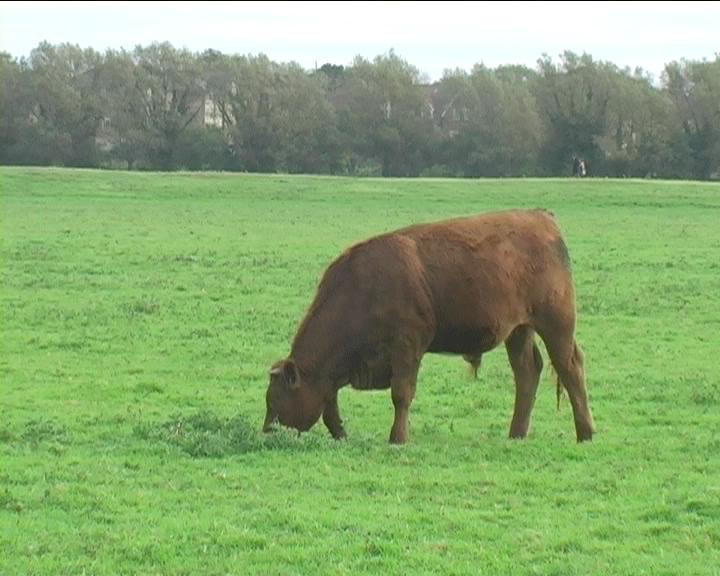
#> input picture images/cow.ppm, 720 x 576 px, found by its file name
$ python brush_multicut.py
#> lines starting #> are read from the running program, lines starting #| are printed output that depends on the picture
import cv2
import numpy as np
import maxflow
from typing import Tuple, List, Dict
import os


class MultiLabelGraphCut:
    DEFAULT_VAL = -1
    SEEDS = 0
    SEGMENTED = 1

    def __init__(self, filename: str, num_labels=3):
#> called with filename = 'images/cow.ppm', num_labels = 4
        self.image = cv2.imread(filename)
#> self.image is the input picture: shape (576, 720, 3); mean B, G, R 114.6, 167.7, 136.9
        if self.image is None:
            raise ValueError("Unable to load image.")

        self.graph = np.full(self.image.shape[:2], self.DEFAULT_VAL, dtype=np.int32)
        self.seed_overlay = np.zeros_like(self.image)
        self.segment_overlay = np.zeros_like(self.image)
        self.mask = np.full(self.image.shape[:2], -1, dtype=np.int32)

        self.labels = list(range(1, num_labels + 1))
        self.seed_points: Dict[int, List[Tuple[int, int]]] = {
            label: [] for label in self.labels
        }
        self.current_overlay = self.SEEDS
        self.current_label = 1

        self.label_colors = {
            1: (0, 255, 0),
            2: (0, 0, 255),
            3: (255, 0, 0),
            4: (255, 255, 0),
            5: (0, 255, 255),
        }

    # [15 lines left out: functions add_seed, reset_seeds, not called in this run]

    def get_node_index(self, x: int, y: int, width: int) -> int:
        return y * width + x

    # [6 lines of commented-out code are left out]

    # [108 lines left out: functions unary_cost, pairwise_cost, alpha_expansion, not called in this run]


class BrushCut:
    def __init__(self, filename: str, num_labels=3):
        if not os.path.exists(filename):
            raise ValueError("Image File not found.")

        self.graphcut = MultiLabelGraphCut(filename, num_labels)
        self.base_image = self.graphcut.image.copy()
        self.mode = 1  # Default to first label
        self.started_click = False

    def run(self):
        window_name = "Multi-Label Segmentation with Graph Cut"
        cv2.namedWindow(window_name)
        cv2.setMouseCallback(window_name, self.handle_users_seed)

        print(
            "Press 'c' to clear seeds, 'g' to segment, '1-5' to change label, 'Esc' to exit."
        )

        while True:
            if self.graphcut.current_overlay == self.graphcut.SEEDS:
                overlay = self.graphcut.seed_overlay
            else:
                overlay = self.graphcut.segment_overlay

            display = cv2.addWeighted(self.base_image, 0.7, overlay, 0.5, 0.1)
            cv2.imshow(window_name, display)
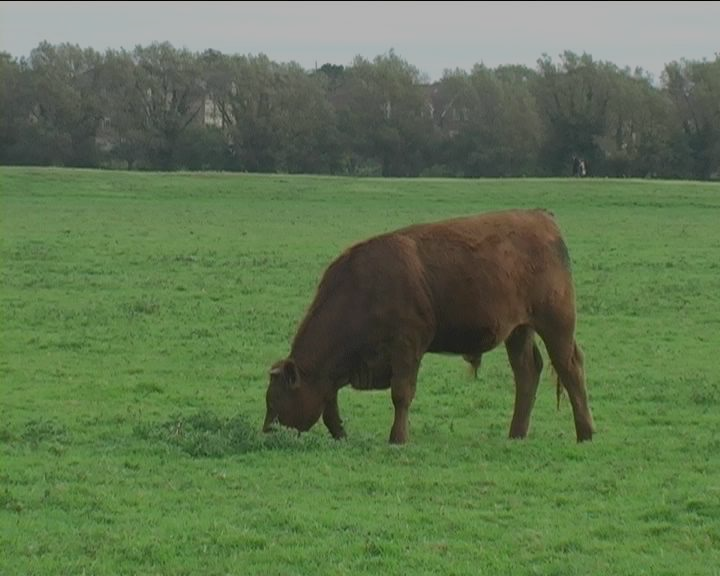
#> window 'Multi-Label Segmentation with ': shape (576, 720, 3); mean B, G, R 80.4, 117.5, 95.9

            key = cv2.waitKey(20) & 0xFF
#> (key Esc is pressed here)
            if key == 27:  # Esc key
                break

            elif ord("1") <= key <= ord("5"):
                self.mode = int(chr(key))
                print(f"Switched to label {self.mode}")

            elif key == ord("g"):
                self.graphcut.alpha_expansion()
                self.graphcut.current_overlay = self.graphcut.SEGMENTED

            elif key == ord("c"):
                self.graphcut.reset_seeds()
                self.graphcut.current_overlay = self.graphcut.SEEDS

        cv2.destroyAllWindows()

    # [10 lines left out: function handle_users_seed, not called in this run]


if __name__ == "__main__":
    brushcut = BrushCut("images/cow.ppm", num_labels=4)
    brushcut.run()

$ run again, with images/garden.ppm copied over images/cow.ppm
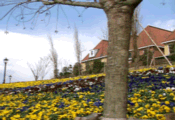
#> input picture images/garden.ppm, 175 x 120 px, found by its file name
#> in __init__, self.image is the input picture: shape (120, 175, 3); mean B, G, R 125.9, 139.8, 142.9
#> in run, `cv2.imshow(window_name, display)`:
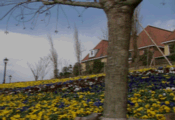
#> window 'Multi-Label Segmentation with ': shape (120, 175, 3); mean B, G, R 88.3, 98, 100.1

$ run again, with images/Alpha_exp.png saved as images/cow.ppm
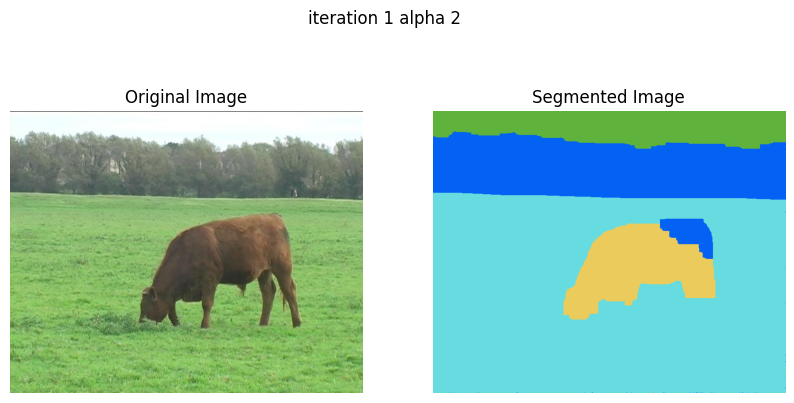
#> input picture images/Alpha_exp.png, 794 x 403 px, found by its file name
#> in __init__, self.image is the input picture: shape (403, 794, 3); mean B, G, R 192.8, 205.7, 166
#> in run, `cv2.imshow(window_name, display)`:
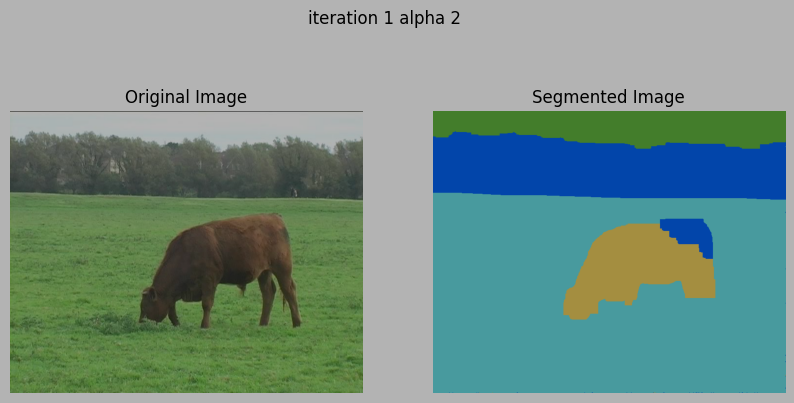
#> window 'Multi-Label Segmentation with ': shape (403, 794, 3); mean B, G, R 135.2, 144.3, 116.6

$ run again, with images/elephant.jpg saved as images/cow.ppm
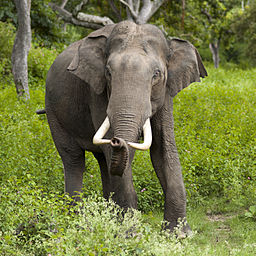
#> input picture images/elephant.jpg, 256 x 256 px, found by its file name
#> in __init__, self.image is the input picture: shape (256, 256, 3); mean B, G, R 69, 121.5, 115.6
#> in run, `cv2.imshow(window_name, display)`:
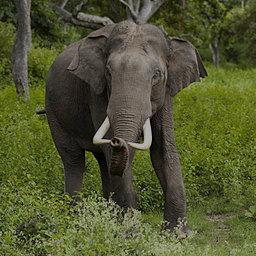
#> window 'Multi-Label Segmentation with ': shape (256, 256, 3); mean B, G, R 48.4, 85.1, 81
